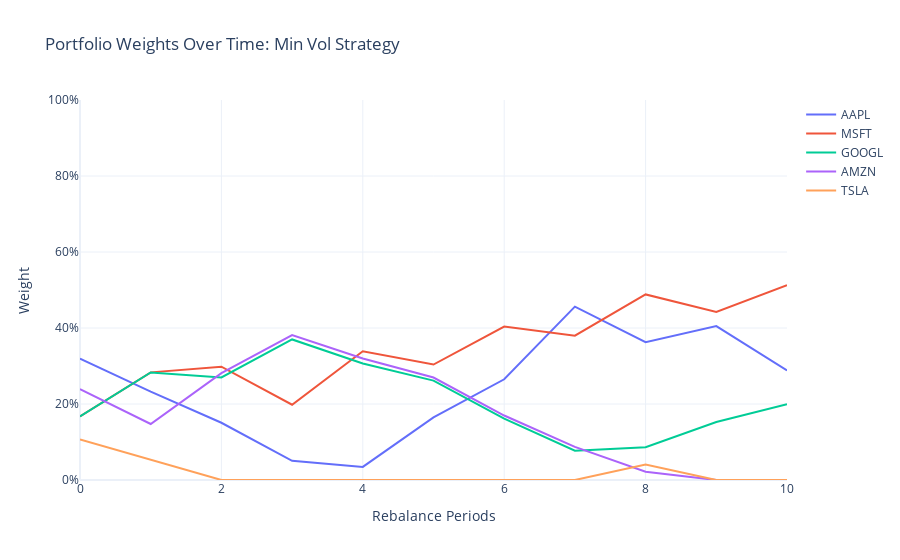

This figure's notebook cell:
### Code cell
CHOSEN_OPTIMIZER = 'Min Vol'

weights_history = all_weights_history[CHOSEN_OPTIMIZER]

fig = go.Figure()

for i, ticker in enumerate(tickers):
    fig.add_trace(go.Scatter(y=weights_history[:,i], mode='lines', name=ticker))

fig.update_layout(
    title=f"Portfolio Weights Over Time: {CHOSEN_OPTIMIZER} Strategy",
    xaxis_title="Rebalance Periods",
    yaxis_title="Weight",
    yaxis=dict(range=[0, 1], tickformat=".0%"),
    hovermode="x unified",
    template="plotly_white"
)

fig.show()

### Figure 1 — Plotly figure (JSON) as saved in the notebook; plotly's stock layout.template omitted (floating-point values rounded to 4 significant figures)
{"data": [{"mode": "lines", "name": "AAPL", "type": "scatter", "y": [0.3195, 0.2324, 0.1506, 0.05061, 0.03446, 0.165, 0.265, 0.4562, 0.3626, 0.4049, 0.2882]}, {"mode": "lines", "name": "MSFT", "type": "scatter", "y": [0.1675, 0.2832, 0.2982, 0.1982, 0.3389, 0.3038, 0.4038, 0.3798, 0.4884, 0.4423, 0.5125]}, {"mode": "lines", "name": "GOOGL", "type": "scatter", "y": [0.1673, 0.2831, 0.2699, 0.3699, 0.3068, 0.2615, 0.1615, 0.07692, 0.08632, 0.1528, 0.1993]}, {"mode": "lines", "name": "AMZN", "type": "scatter", "y": [0.2392, 0.1474, 0.2813, 0.3813, 0.3198, 0.2697, 0.1697, 0.0871, 0.02158, 1.507e-17, 0]}, {"mode": "lines", "name": "TSLA", "type": "scatter", "y": [0.1065, 0.05386, 0, 0, 0, 0, 4.716e-18, 2.228e-17, 0.04106, 0, 0]}], "layout": {"hovermode": "x unified", "title": {"text": "Portfolio Weights Over Time: Min Vol Strategy"}, "xaxis": {"title": {"text": "Rebalance Periods"}}, "yaxis": {"range": [0, 1], "tickformat": ".0%", "title": {"text": "Weight"}}}}
